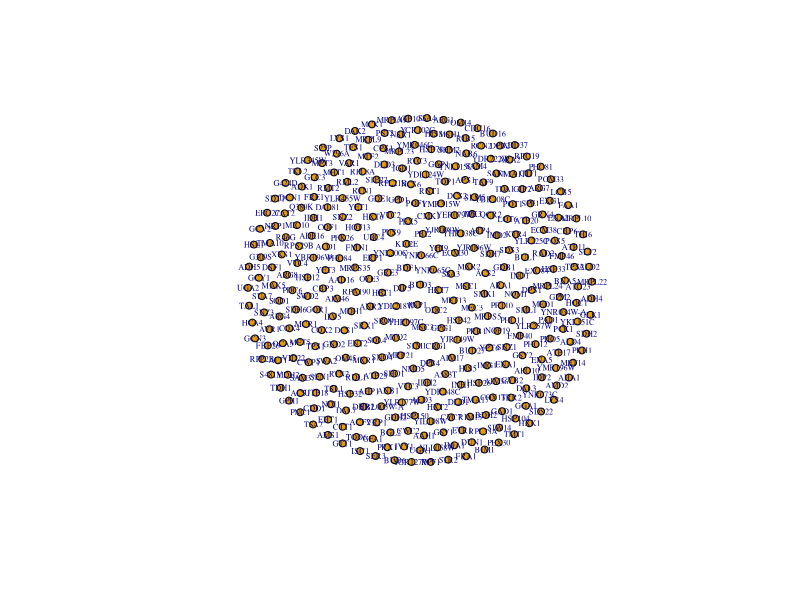
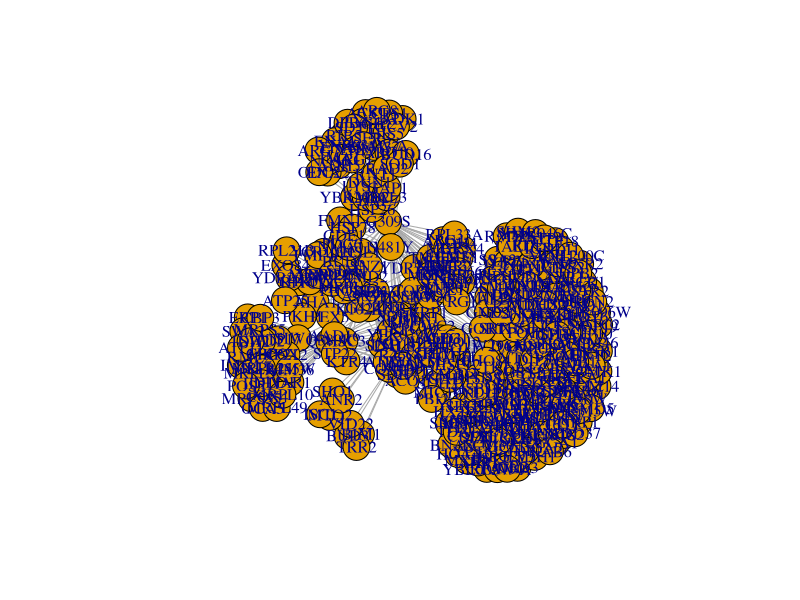
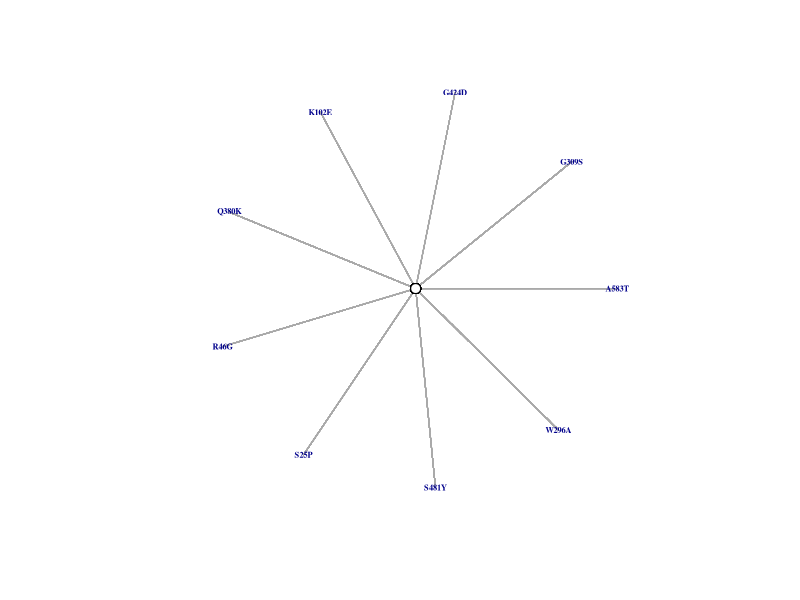
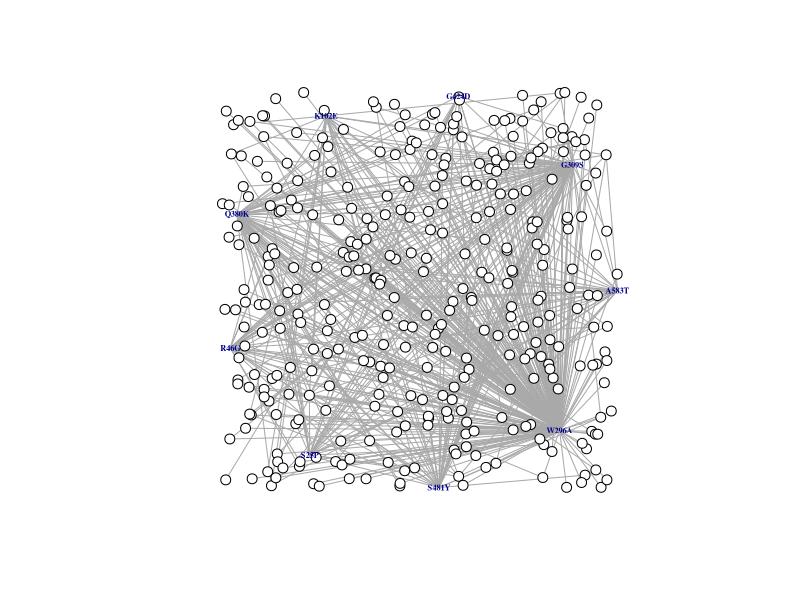
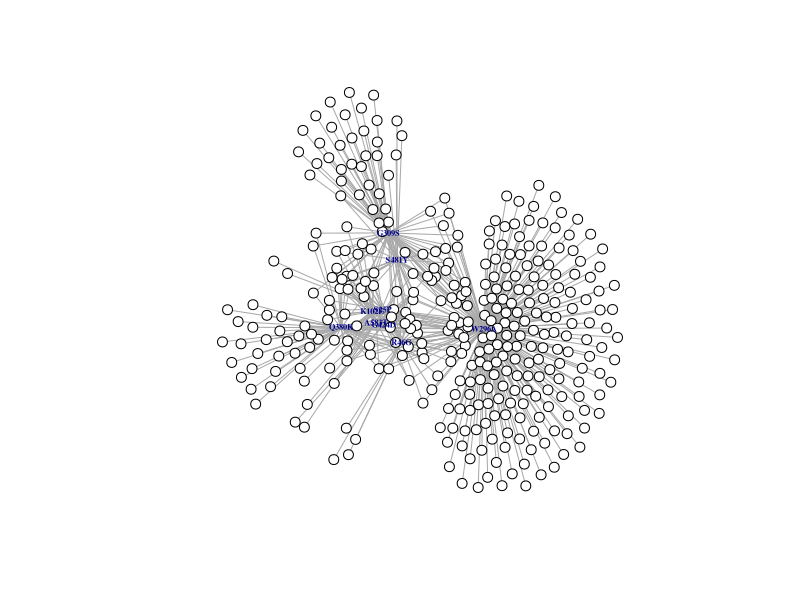
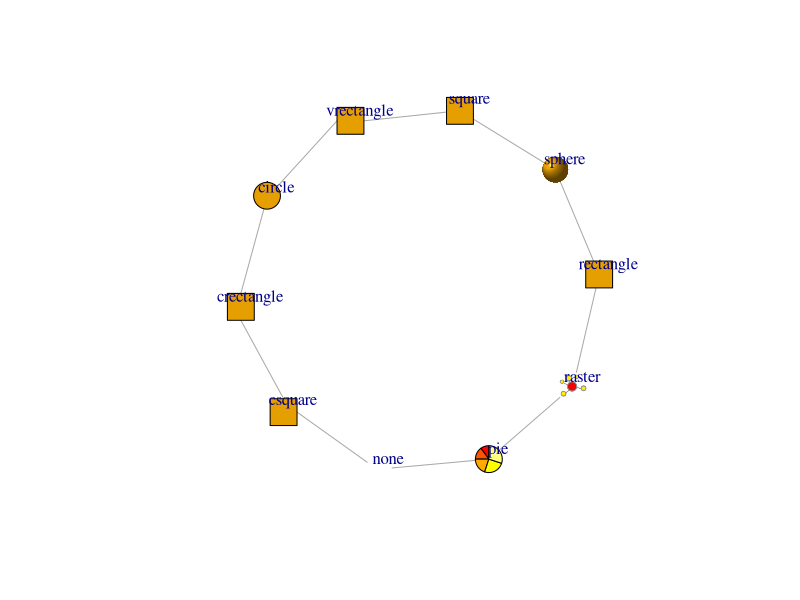
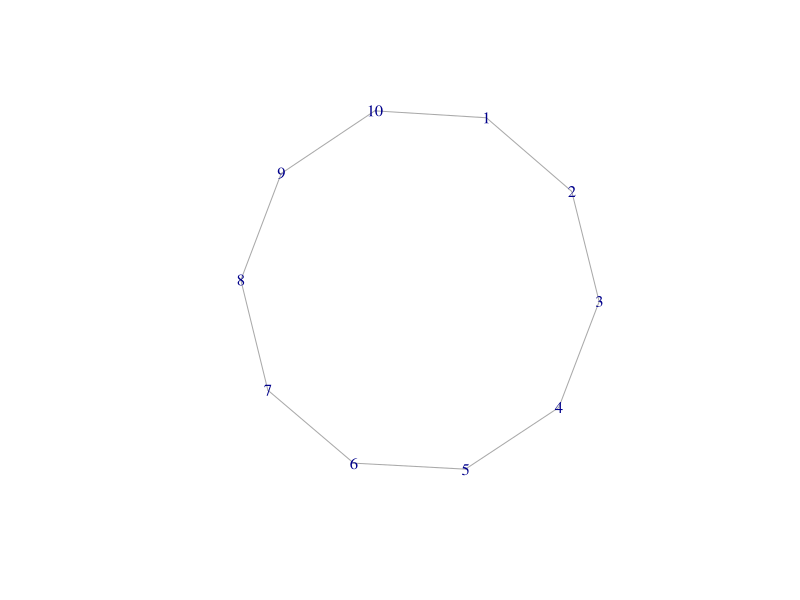
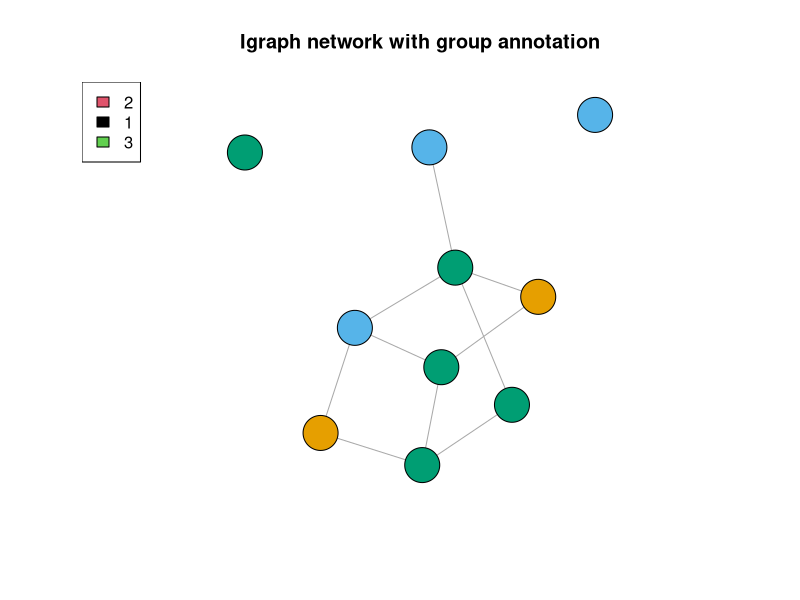

Here is the R script that generated these plots, in order:
## ---- chunk 1
# Load in our data
proteomic <- read.csv("trimmed_proteomic_Data.csv")
## ---- chunk 2

## ---- chunk 3
# Use read.table() to read in the file
# Hsp90.Interactors <- read.table(file_path, header = TRUE, sep = "\t", stringsAsFactors = FALSE)

## ---- chunk 4
GO.terms <- read.table(file = "GO Slim Mapper Results.txt", header = TRUE, sep = "\t", stringsAsFactors = FALSE)
## ---- chunk 5

## ---- chunk 6
#| message: false
#| warning: false
library(igraph)
## ---- chunk 7
# Visualize 350 nodes corresponding to the significant hits in our data
nodes <- unique(c(proteomic$contrast, proteomic$Gene))

g <- make_empty_graph(directed = FALSE)
g <- add_vertices(g, length(nodes))
V(g)$name <- nodes

plot(g, 
     margin = -.4,
     vertex.size = 4,
     vertex.label.cex = .5,
     xlim=c(-1.5, 1.5), ylim=c(-1.5,1.5) 
     )
## ---- chunk 8
edges <- data.frame(
  from = proteomic$Gene,
  to = proteomic$contrast,
  LogFC = proteomic$logFC,
  p = proteomic$P.Value
  
)

# Convert edge list to indices
edges$from <- match(edges$from, nodes)
edges$to <- match(edges$to, nodes)

# create a list of alternating values from 'from' and 'to' columns
edge_list <- c(rbind(edges$from, edges$to))

g <- add_edges(g, edges = edge_list)

# Specify edge length based on attribute: LogFC

edge_weights <- abs(edges$LogFC)
E(g)$weight <- edge_weights
## ---- chunk 9
# Plot the network
plot(g)
## ---- chunk 10
# Nodes
nodes <- unique(c(proteomic$contrast, proteomic$Gene))

g <- make_empty_graph(directed = FALSE)
g <- add_vertices(g, length(nodes))

# set all vertex labels to an empty string
V(g)$label <- ""

# manually assign labels to the 9 (mutant) nodes
V(g)$label[1:9] <- nodes[1:9]

# Manually enlarge the mutant nodes
V(g)$size <- 5
V(g)[1:9]$size <- 0

# Hide mutant nodes, but leave labels
V(g)$shape <- "circle"
V(g)$shape[1:9] <- "none"

# Change vertex color
V(g)$color <- "white"

# Edges
edges <- data.frame(
  from = proteomic$Gene,
  to = proteomic$contrast,
  LogFC = proteomic$logFC,
  p = proteomic$P.Value
  
)

# Convert edge list to indices
edges$from <- match(edges$from, nodes)
edges$to <- match(edges$to, nodes)

# create a list of alternating values from 'from' and 'to' columns
edge_list <- c(rbind(edges$from, edges$to))

g <- add_edges(g, edges = edge_list)

# Specify edge length based on attribute: LogFC
# "Undo" the Log (base: 2) so that larger LogFC values have more 'weight'
# add 10 to all values to help make the network physically smaller.

edge_weights <- abs(edges$LogFC)^3
E(g)$weight <- edge_weights

# c <- cluster_louvain(g, resolution = 1.7)

# Fix coordinates of mutants
fixed_coords <- cbind(cos(seq(0, 7/4*pi, length.out=9)), sin(seq(0, 7/4*pi, length.out=9)))
fixed_coords <- rbind(fixed_coords, data.frame(V1 = rep(0, 350), V2 = rep(0, 350)))  # add coordinate for protein nodes

# Set fixed nodes in layout matrix
layout <- as.matrix(fixed_coords)

set.seed(420)
layout2 <- layout_randomly(g)
layout2[1:9,1:2] <- layout[1:9,1:2]

layout3 <- layout_with_fr(graph = g, coords = layout2, start.temp = .1)

# layout3[1:9,1:2] <- layout[1:9,1:2]
# 
# layout3 <- layout_with_fr(graph = g, coords = layout2, start.temp = .1, niter = 5,  )

# Plot the network

plot(g,
     layout = layout,
     margin = -.8, # allow the network to use up more of the margin
     vertex.label.cex = .5,
     vertex.label.font = 2, # Bold
     edge_arrow_mode = 0,
     xlim=c(-1.75, 1.75), ylim=c(-1.75, 1.75) # Increase the plot size to help accommodate the network
)

plot(g,
     layout = layout2,
     margin = -.8, # allow the network to use up more of the margin
     vertex.label.cex = .5,
     vertex.label.font = 2, # Bold
     edge_arrow_mode = 0,
     xlim=c(-1.75, 1.75), ylim=c(-1.75, 1.75) # Increase the plot size to help accommodate the network
)

plot(g,
     layout = layout3,
     margin = -.8, # allow the network to use up more of the margin
     vertex.label.cex = .5,
     vertex.label.font = 2, # Bold
     edge_arrow_mode = 0,
     xlim=c(-1.75, 1.75), ylim=c(-1.75, 1.75) # Increase the plot size to help accommodate the network
)
## ---- chunk 11
library(tidyr)

# Create an example data frame
df <- data.frame(group = c(1, 2, 3),
                 members = c("A, B, C", "D, E, F", "G, H"))

# Separate the comma-separated values in the "members" column into separate rows
df_split <- separate_rows(df, members, sep = ", ")

# View the resulting data frame
df_split

## ---- chunk 12
# all vertex shapes, minus "raster", that might not be available
shapes <- setdiff(shapes(), "")
g <- make_ring(length(shapes))
set.seed(42)
plot(g, vertex.shape=shapes, vertex.label=shapes, vertex.label.dist=1,
     vertex.size=15, vertex.size2=15,
     vertex.pie=lapply(shapes, function(x) if (x=="pie") 2:6 else 0),
     vertex.pie.color=list(heat.colors(5)))

# add new vertex shape, plot nothing with no clipping
add_shape("nil")
plot(g, vertex.shape="nil")
## ---- chunk 13
# create a sample data frame with 9 sets of measurements
set.seed(123)
df <- data.frame(cond1 = rnorm(10), cond2 = rnorm(10), cond3 = rnorm(10),
                 cond4 = rnorm(10), cond5 = rnorm(10), cond6 = rnorm(10),
                 cond7 = rnorm(10), cond8 = rnorm(10), cond9 = rnorm(10))

# calculate the correlation matrix between all pairs of conditions
cor_matrix <- cor(df)
## ---- chunk 14
library(igraph)

set.seed(1234)

# create a random igraph network
g <- erdos.renyi.game(10, 0.2)

# assign a group number to each node
V(g)$group <- sample(1:3, 10, replace=TRUE)

# plot the igraph network with the group annotation
plot(g, vertex.color=V(g)$group, vertex.size=20, vertex.label=NA, 
     main="Igraph network with group annotation")
legend("topleft", legend=unique(V(g)$group), fill=unique(V(g)$group))

## ---- chunk 15
library(igraph)

set.seed(1234)

# create a random igraph network
g <- erdos.renyi.game(10, 0.2)

# assign a group number to each node
V(g)$group <- sample(1:3, 10, replace=TRUE)

# detect communities using Louvain algorithm
c <- cluster_louvain(g)

# plot the igraph network with group annotation and cluster highlighting
plot(c, g, vertex.color=V(g)$group, vertex.size=20, vertex.label=NA, 
     mark.groups=TRUE, mark.border=2, main="Igraph network with group and cluster annotation")
legend("topleft", legend=unique(V(g)$group), fill=unique(V(g)$group))

## ---- chunk 16
# # Create an example graph with groups assigned to nodes
# g <- graph_from_data_frame(data.frame(from = sample(1:10, 20, replace = TRUE), 
#                                       to = sample(1:10, 20, replace = TRUE)))
# V(g)$group <- sample(1:3, 10, replace = TRUE)
# 
# # Set colors for the groups
# group_colors <- c("red", "green", "blue")
# 
# # Assign initial coordinates to nodes in a circle
# coords <- layout_in_circle(g)
# 
# # Apply Kamada-Kawai layout to cluster nodes by group
# layout <- layout_with_kk(g, initial = coords, 
#                          dim = 2, 
#                          niter = 1000,
#                          user.weights = V(g)$group,
#                          weight.exp = 1)
# 
# # Plot the graph with clustered nodes and group annotations
# plot(g, 
#      layout = layout, 
#      vertex.color = group_colors[V(g)$group],
#      vertex.label.color = "black", 
#      vertex.label.family = "sans", 
#      vertex.label.cex = 1, 
#      vertex.size = 20, 
#      margin = -0.5, 
#      vertex.shape = "circle",
#      edge.color = "gray")
# 
# # Add group annotations
# for (group in unique(V(g)$group)) {
#   members <- V(g)$name[V(g)$group == group]
#   x <- mean(layout[V(g)$name %in% members, 1])
#   y <- mean(layout[V(g)$name %in% members, 2])
#   text(x, y, paste0("Group ", group), col = group_colors[group], font = 2, cex = 2)
# }


## ---- chunk 17
library(igraph)

# Create an empty graph with 10 nodes arranged in a ring
g <- make_empty_graph(10)
g <- add_edges(g, c(1,2,2,3,3,4,4,5,5,6,6,7,7,8,8,9,9,10,10,1))

# Set initial layout
layout <- layout_with_fr(g)

# Set coordinates for the first 9 nodes in a ring formation
fixed_coords <- cbind(cos(seq(0, 7/4*pi, length.out=9)), sin(seq(0, 7/4*pi, length.out=9)))
fixed_coords <- rbind(fixed_coords, c(0,0))  # add coordinate for 10th node

# Set fixed nodes in layout matrix
layout[1:10,] <- fixed_coords

# Plot the graph with fixed positions for the first 9 nodes
plot(g, layout = layout)
